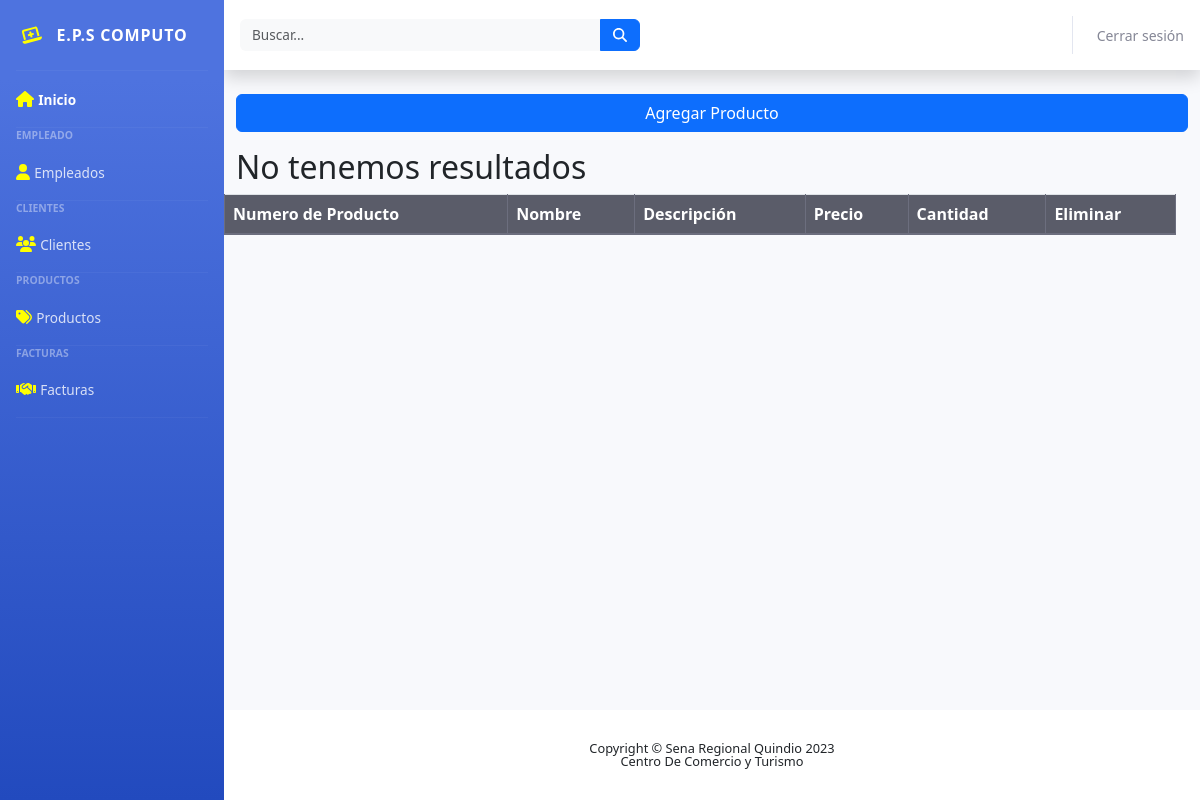
Page /Productos/index.php on the earlier database version.
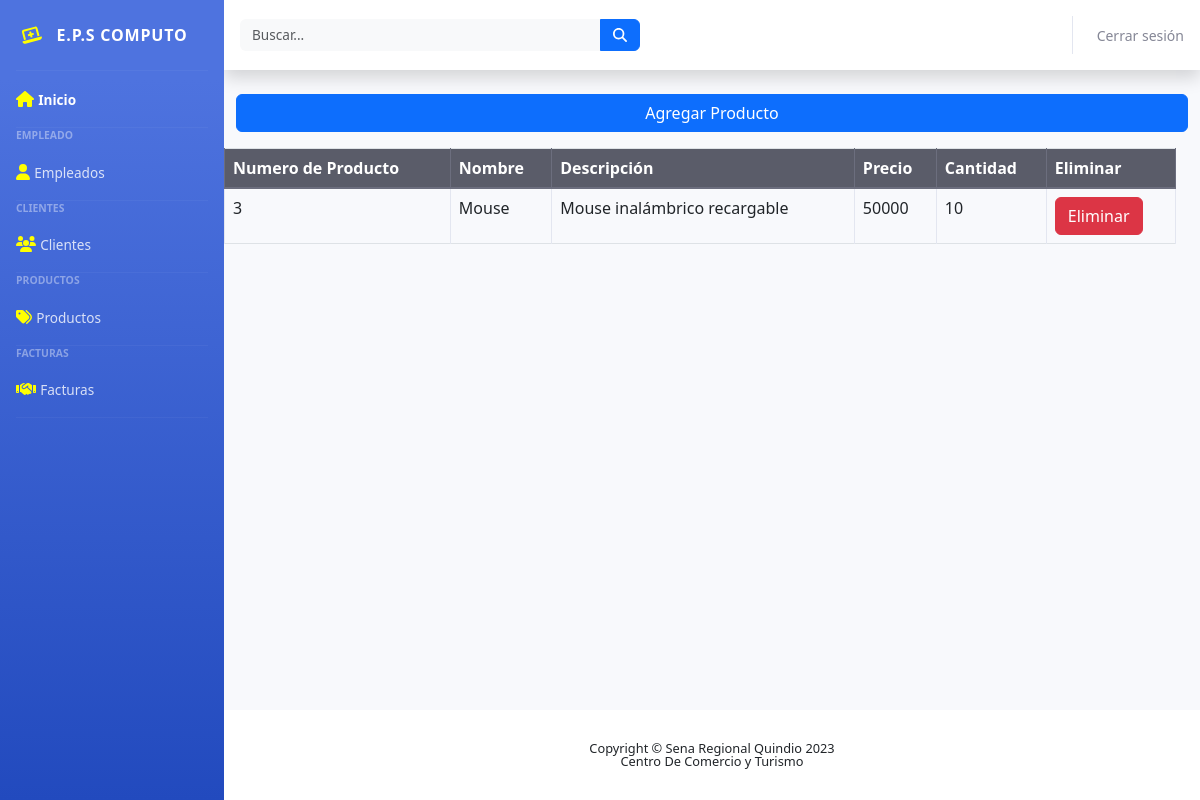
Same page on the later database version.
### tables this page shows
CREATE TABLE `productos` (
  `id_producto` bigint(20) NOT NULL,
  `nombre_producto` varchar(255) NOT NULL,
  `precio_producto` int(11) NOT NULL,
  `cantidad_producto` int(11) NOT NULL,
  `descripcion_producto` varchar(255) NOT NULL
);

### Productos/codeProductos.php (called while the page is built, shortened)
<?php
include("../Conexion/conexion.php");
$consultaProductos = $conn->prepare("SELECT * FROM productos");
$consultaProductos->execute();
$listaProductos = $consultaProductos->get_result();

### Productos/index.php (the view, shortened to what this page needs)
<?php include 'codeProductos.php'; ?>
<?php include("../paginas/head.php") ?>
<div class="container">
    <div class="row">
        <form action="" method="post">
            <button type="button" class="btn btn-primary col-md-12" data-bs-toggle="modal" data-bs-target="#exampleModal">
                Agregar Producto
            </button>
        </form>
        <div class="row">
            <table class="table table-hover table-bordered">
                <thead class="thead-dark">
                    <tr>
                        <th scope="col">Numero de Producto</th>
                        <th scope="col">Nombre</th>
                        <th scope="col">Descripción</th>
                        <th scope="col">Precio</th>
                        <th scope="col">Cantidad</th>
                        <th scope="col">Eliminar</th>
                    </tr>
                </thead>
                <tbody>
                    <?php
                    if ($listaProductos->num_rows > 0) {
                        foreach ($listaProductos as $producto) {
                    ?>
                            <tr>
                                <td> <?php echo $producto['id_producto']  ?> </td>
                                <td> <?php echo $producto['nombre_producto']       ?> </td>
                                <td> <?php echo $producto['descripcion_producto'] ?> </td>
                                <td> <?php echo $producto['precio_producto']  ?> </td>
                                <td> <?php echo $producto['cantidad_producto']     ?> </td>
                                <form action="" method="post">
                                    <td><button value="btnEliminar" class="btn btn-danger" type="submit" name="accion">Eliminar</button></td>
                                </form>
                            </tr>
                    <?php
                        }
                    } else {
                        echo "<h2> No tenemos resultados </h2>";
                    }
                    ?>
                </tbody>
            </table>
        </div>
    </div>
</div>
<?php include("../paginas/footer.php") ?>

Differences in the rows shown:
added productos: id_producto "3", nombre_producto "Mouse", descripcion_producto "Mouse inalámbrico recargable", precio_producto "50000", cantidad_producto "10"
Other differences:
text no longer shown: "No tenemos resultados"
